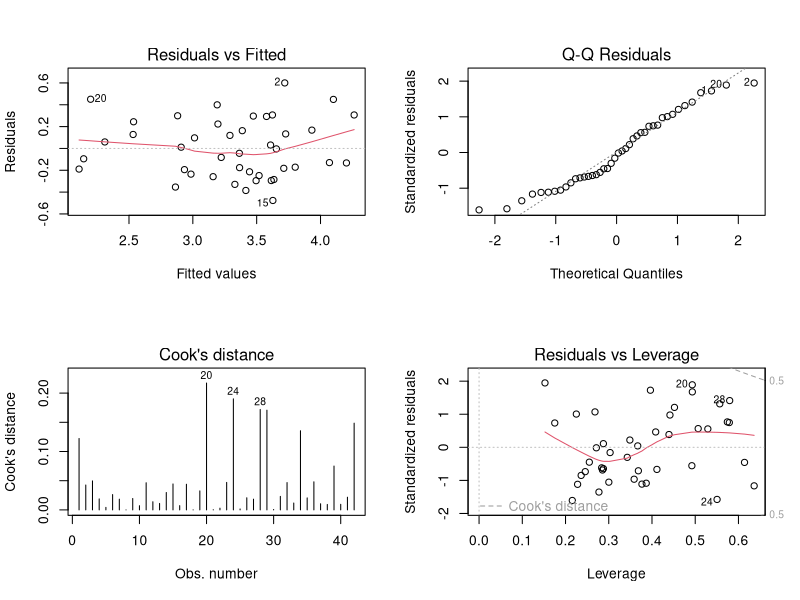
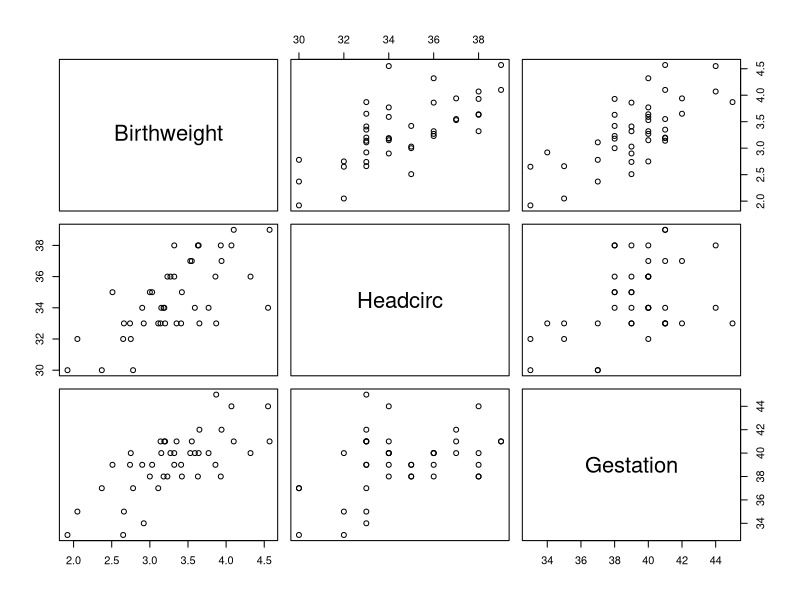
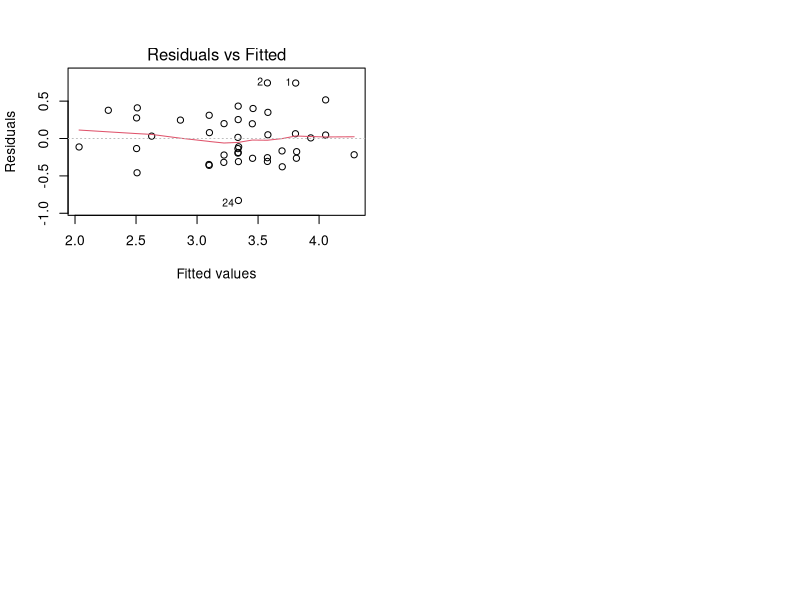

The R source for these figures, in order: (Note: this script raises an error after producing the figures.)
## ---- chunk 1
data <- read.csv("Birthweight.csv")
## ---- chunk 2
model_full <- lm(Birthweight ~ ., data = data)
## ---- chunk 3
par(mfrow=c(2,2))
plot(model_full, which=1)
plot(model_full, which=2)
plot(model_full, which=4)
plot(model_full, which=5)
## ---- chunk 4
car::vif(model_full)
## ---- chunk 5
# step_down_model <- step(model, direction = 'backward')
model <- lm(
    Birthweight ~ Length + Headcirc + Gestation + mage + mnocig + mheight + mppwt + fage + fedyrs + fnocig + fheight,
    data = data
)
# remove fage
model_1 <- lm(
    Birthweight ~ Length + Headcirc + Gestation + mage + mnocig + mheight + mppwt + fedyrs + fnocig + fheight,
    data = data
)
# remove mheight
model_2 <- lm(
    Birthweight ~ Length + Headcirc + Gestation + mage + mnocig + mppwt + fedyrs + fnocig + fheight,
    data = data
)
# remove fedyrs
model_3 <- lm(
    Birthweight ~ Length + Headcirc + Gestation + mage + mnocig + mppwt + fnocig + fheight,
    data = data
)
# remove fnocig as it's not significant and Adjusted R-squared is comparable
model_4 <- lm(
    Birthweight ~ Length + Headcirc + Gestation + mage + mnocig + mppwt + fheight,
    data = data
)

# remove mnocig as it's not significant and Adjusted R-squared is comparable
model_5 <- lm(
    Birthweight ~ Length + Headcirc + Gestation + mage + mppwt + fheight,
    data = data
)

# remove length as it's not significant and Adjusted R-squared is comparable
model_6 <- lm(
    Birthweight ~ Headcirc + Gestation + mage + mppwt + fheight,
    data = data
)

# remove fheight as it's not significant and Adjusted R-squared is comparable
model_7 <- lm(
    Birthweight ~ Headcirc + Gestation + mage + mppwt,
    data = data
)

# remove mage as it's not significant and Adjusted R-squared is comparable
model_8 <- lm(
    Birthweight ~ Headcirc + Gestation + mppwt,
    data = data
)


# remove mppwt as it's not significant and Adjusted R-squared is comparable
step_down_model <- lm(
    Birthweight ~ Headcirc + Gestation,
    data = data
)
## ---- chunk 6
step_down_model <- lm(Birthweight ~ Headcirc + Gestation, data = data)
## ---- chunk 7
pairs(~Birthweight + Headcirc + Gestation, data = data)
## ---- chunk 8
plot(step_down_model, which=1)
## ---- chunk 9
head_mean <- mean(data$Gestation)
gest_mean <- mean(data$Headcirc)

df <- data.frame(Gestation = gest_mean, Headcirc = head_mean)

ci <- predict(step_down_model, newdata = df, interval = 'confidence')
pi <- predict(step_down_model, newdata = df, interval = 'prediction')

ci; pi
## ---- chunk 10
x <- subset(data, select = -Birthweight)
y <- data$Birthweight

train=sample(1:nrow(x),0.67*nrow(x))
x_train=x[train,]; y_train=y[train]
x_test=x[-train,]; y_test = y[-train]

y_predict_lm=predict(step_down_model,newdata=data[-train,]) # predict for the test rows
mse_lm=mean((y_test-y_predict_lm)^2)# prediction quality by the linear model

lasso_model <- glmnet(x_train, y_train, alpha = 1)

lasso_cv <- cv.glmnet(
    as.matrix(x_train),
    y_train,
    alpha = 1,
    type.measure="mse",
    nfolds=5
)

lasso_pred1=predict(lasso_model,s=lasso_cv$lambda.min,newx=as.matrix(x_test))
lasso_pred2=predict(lasso_model,s=lasso_cv$lambda.1se,newx=as.matrix(x_test))
mse1_lasso=mean((y_test-lasso_pred1)^2)
mse2_lasso=mean((y_test-lasso_pred2)^2)


plot(lasso_model, xvar="lambda", label = TRUE)
plot(lasso_model, xvar="dev", label = TRUE)
plot(lasso_cv)
coef(lasso_cv, s= lasso_cv$lambda.1se)
# coef(lasso_cv_model, s= lasso_cv_model$lambda.min)

mse_lm; mse1_lasso; mse2_lasso
## ---- chunk 11
data_new <- data[,c("lowbwt","Gestation","smoker","mage35")]
data_new$Gestation <- as.numeric(data_new$Gestation)
data_new$smoker <- factor(data_new$smoker, levels = 0:1, labels = c("No","Yes"))
data_new$mage35 <- factor(data_new$mage35, levels = 0:1, labels = c("No","Yes"))
## ---- chunk 12
xtabs(lowbwt~smoker+mage35,data=data_new) / xtabs(~smoker+mage35,data=data_new)
# Aggregate over mage35 and smoker
xtabs(lowbwt~smoker,data=data_new) / xtabs(~smoker,data=data_new)
xtabs(lowbwt~mage35,data=data_new) / xtabs(~mage35,data=data_new)
## ---- chunk 13
# Factorizing the DV after the crosstabs:
data_new$lowbwt <- factor(data_new$lowbwt, levels = 0:1, labels = c("No","Yes"))
## ---- chunk 14
aggregated_data <- data %>%
  group_by(smoker, mage35) %>%
  summarise(proportion_dv = mean(lowbwt), .groups = 'drop')
aggregated_data$smoker <- factor(aggregated_data$smoker, levels = 0:1, labels = c("No","Yes"))
aggregated_data$mage35 <- factor(aggregated_data$mage35, levels = 0:1, labels = c("No","Yes"))

ggplot(aggregated_data, aes(x = mage35, y = proportion_dv, fill = as.factor(smoker))) +
  geom_bar(stat = "identity", position = "dodge") +
  labs(x = "Mother Over 35 Years Old", y = "Proportion of Low Birth Weight", fill = "Smoker",
       title = "Proportion of Low Birth Weight (< 6 lbs) by Smoking and Mother Age") +
  theme_classic(base_family = "Times") + scale_fill_brewer(palette = color_choice) +
  theme(plot.title = element_text(face = "bold", hjust = 0.5, size = 15))
## ---- chunk 15
model_glm_0 <- stats::glm(lowbwt ~ 1, family=binomial("logit"), data=data_new)
model_glm_smoker <- stats::glm(lowbwt ~ smoker, family=binomial("logit"), data=data_new)
model_glm_mage35 <- stats::glm(lowbwt ~ mage35, family=binomial("logit"), data=data_new)
model_glm_both <- stats::glm(lowbwt ~ smoker + mage35, family=binomial("logit"), data=data_new)
# Testing the Predictors through model comparison:
results_1 <- anova(model_glm_0, model_glm_smoker, test="Chisq")
results_2 <- anova(model_glm_0, model_glm_mage35, test="Chisq")
# Odds
exp(model_glm_smoker$coefficients[2])
exp(model_glm_mage35$coefficients[2])
## ---- chunk 16
model_glm_Gestation <- stats::glm(lowbwt ~ Gestation, family=binomial("logit"), data=data_new)
model_glm_int_smoker <- stats::glm(lowbwt ~ smoker*Gestation, family=binomial("logit"), data=data_new)
model_glm_int_mage35 <- stats::glm(lowbwt ~ mage35*Gestation, family=binomial("logit"), data=data_new)

# Testing with ANOVA
results_1 <- anova(model_glm_0, model_glm_Gestation, test="Chisq")
results_2 <- anova(model_glm_Gestation, model_glm_int_smoker, test = "Chisq")
results_3 <- anova(model_glm_Gestation, model_glm_int_mage35, test = "Chisq")
## ---- chunk 17
results <- anova(model_glm_int_smoker, test = "Chisq")
## ---- chunk 18
model_glm_noint_smoker <- stats::glm(lowbwt ~ smoker + Gestation, family=binomial("logit"), data=data_new)
anova(model_glm_noint_smoker, model_glm_int_smoker, test = "Chisq")
## ---- chunk 19
new_data <- data.frame(Gestation = 40, smoker = factor(c("No", "Yes"), levels = c("No", "Yes")))
probabilities <- predict(model_glm_noint_smoker, newdata = new_data, type = "response")
new_data$probability_lowbwt <- probabilities
print(new_data)

## ---- chunk 20
## Chi-squared test for smoking mothers
smoker_table <- table(data_new$smoker, data_new$lowbwt)
chisq_test_smoker <- chisq.test(smoker_table)
chisq_test_smoker

## Chi-squared test for mothers over 35
mage35_table <- table(data_new$mage35, data_new$lowbwt)
chisq_test_mage35 <- chisq.test(mage35_table)
chisq_test_mage35
